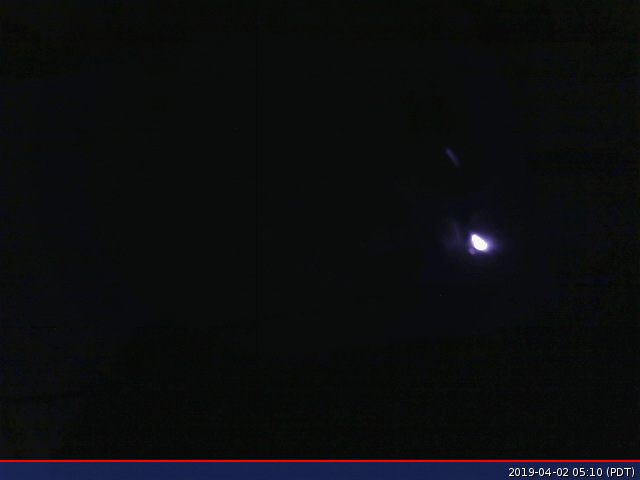
#> input picture image.jpg, 640 x 480 px
$ python -i processCamFrame.py   (imports and definitions only)
#> lines starting #> are read from the running program, lines starting #| are printed output that depends on the picture; after the words box and inside, x2 and y2 are one past the last pixel; in counts of white or black regions, pixels touching at a corner belong together
#> further down, picture is the input picture: shape (480, 640, 3); mean B, G, R 14.1, 12.6, 11.7
import cv2

def processCamFrame(frame):

	# convert BGR into grayscale
	gray = cv2.cvtColor(frame, cv2.COLOR_BGR2GRAY)
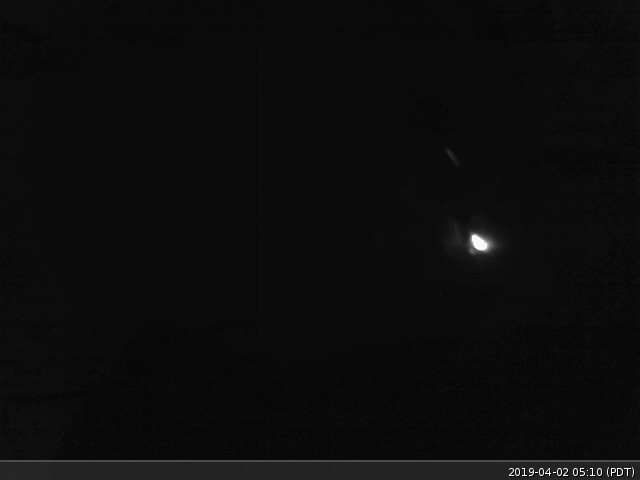
#> gray: shape (480, 640); min 0, max 255, mean 12.4

	# convert grayscale into binary
	# (set 254 as threshold value, any pixel higher than this will be converted to 255, else 0)
	retval, threshold = cv2.threshold(gray, 250, 255, cv2.THRESH_BINARY)
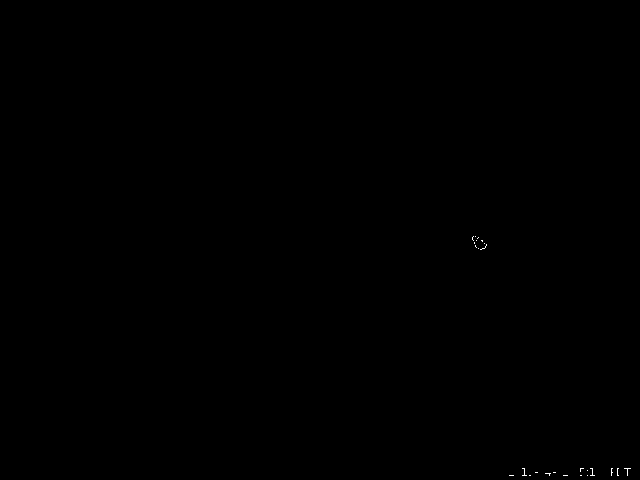
#> threshold: shape (480, 640); 0.04% white in thin lines or dots, all inside (x1, y1, x2, y2) = (472, 236, 631, 476)

	# calculate centriod
	M = cv2.moments(threshold)
#> M = moments, m00 32385, centre m10/m00, m01/m00 = (555.7, 421.4)
	if M["m00"] != 0:
		cX = int(M["m10"] / M["m00"])
#> cX = 555
		cY = int(M["m01"] / M["m00"])
#> cY = 421
	else:
		cX = 0
		cY = 0

	# draw the centriod out
	# (for debugggin prupose)
	#cv2.circle(frame, (cX, cY), 5, (0, 255, 0), -1)
	#cv2.imshow('frame',frame)
	#cv2.waitKey(50)

	return [cX, cY]

>>> import cv2
>>> picture = cv2.imread('image.jpg')
>>> result = processCamFrame(picture)
#> result = [555, 421]
